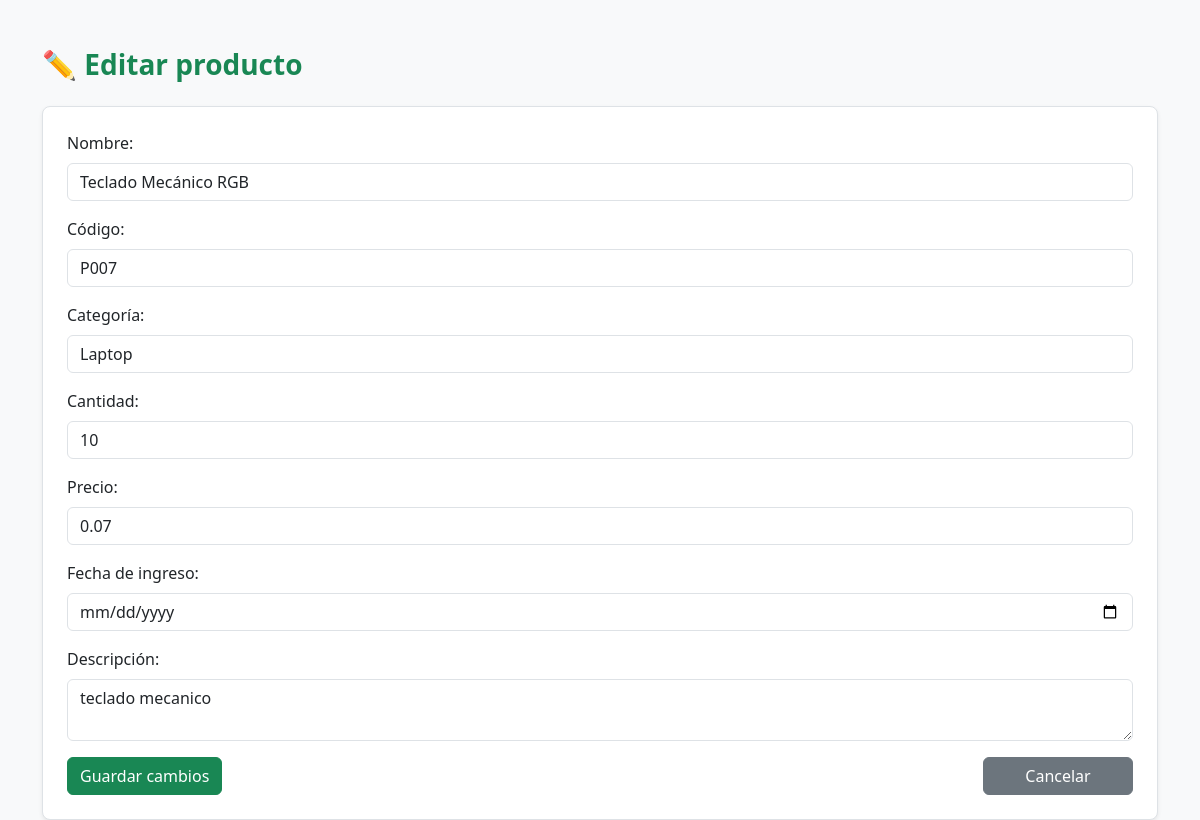
/modules/productos/editar.php?id=1, run on the app's committed database.
### tables this page shows
CREATE TABLE `productos` (
  `id` int(11) NOT NULL,
  `nombre` varchar(100) NOT NULL,
  `codigo` varchar(50) NOT NULL,
  `categoria` varchar(100) DEFAULT NULL,
  `cantidad` int(11) NOT NULL,
  `precio` decimal(10,2) NOT NULL,
  `fecha_ingreso` date NOT NULL,
  `descripcion` text DEFAULT NULL
);

### modules/productos/editar.php (the view, shortened to what this page needs)
<?php
require '../../includes/db.php';
$id = $_GET['id'];
$stmt = $conn->prepare("SELECT * FROM productos WHERE id = ?");
$stmt->bind_param("i", $id);
$stmt->execute();
$resultado = $stmt->get_result();
$producto = $resultado->fetch_assoc();
?>
<!DOCTYPE html>
<html lang="es">
<head>
    <link href="https://cdn.jsdelivr.net/npm/bootstrap@5.3.0/dist/css/bootstrap.min.css" rel="stylesheet">
    <link rel="stylesheet" href="../../assets/css/editar.css">
</head>
<body class="bg-light">
<div class="container mt-5">
    <h3 class="mb-4 text-success">✏️ Editar producto</h3>
    <form method="POST" class="card p-4 shadow-sm">
        <div class="mb-3">
            <label class="form-label">Nombre:</label>
            <input type="text" name="nombre" class="form-control" value="<?= htmlspecialchars($producto['nombre']) ?>" required>
        </div>
        <div class="mb-3">
            <label class="form-label">Código:</label>
            <input type="text" name="codigo" class="form-control" value="<?= htmlspecialchars($producto['codigo']) ?>" required>
        </div>
        <div class="mb-3">
            <label class="form-label">Categoría:</label>
            <input type="text" name="categoria" class="form-control" value="<?= htmlspecialchars($producto['categoria']) ?>">
        </div>
        <div class="mb-3">
            <label class="form-label">Cantidad:</label>
            <input type="number" name="cantidad" class="form-control" value="<?= $producto['cantidad'] ?>" required>
        </div>
        <div class="mb-3">
            <label class="form-label">Precio:</label>
            <input type="number" step="0.01" name="precio" class="form-control" value="<?= $producto['precio'] ?>" required>
        </div>
        <div class="mb-3">
            <label class="form-label">Fecha de ingreso:</label>
            <input type="date" name="fecha_ingreso" class="form-control" value="<?= $producto['fecha_ingreso'] ?>">
        </div>
        <div class="mb-3">
            <label class="form-label">Descripción:</label>
            <textarea name="descripcion" class="form-control"><?= htmlspecialchars($producto['descripcion']) ?></textarea>
        </div>
        <div class="d-flex justify-content-between">
            <button type="submit" class="btn btn-success">Guardar cambios</button>
            <a href="lista.php" class="btn btn-secondary">Cancelar</a>
        </div>
    </form>
</div>
</body>
</html>

### assets/css/editar.css (style rules this page uses)
body { background-color: #f8f9fa; }
h3 { font-weight: bold; }
.card { border: 1px solid #dee2e6; border-radius: 8px; }
.form-label { font-weight: 500; }
.btn-success, .btn-secondary { min-width: 150px; }

### data on the page
productos: nombre "Teclado Mecánico RGB", codigo "P007", categoria "Laptop", cantidad "10", precio "0.07", descripcion "teclado mecanico"
